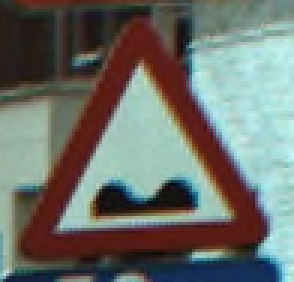
#> input picture data_science/datasets/belgian/Testing/00000/00017_00001.ppm, 98 x 94 px, given in place of the camera (shown 3 times larger)
$ python opencv_red_square.py
#> lines starting #> are read from the running program, lines starting #| are printed output that depends on the picture; after the words box and inside, x2 and y2 are one past the last pixel; in counts of white or black regions, pixels touching at a corner belong together
import cv2
import numpy as np

cap = cv2.VideoCapture(0)

while True:
    ret, frame = cap.read()
#> frame is the input picture: shape (94, 98, 3); mean B, G, R 106.8, 112.2, 107.8
    if not ret:
        break

    # Convertir a HSV
    hsv = cv2.cvtColor(frame, cv2.COLOR_BGR2HSV)
#> hsv: shape (94, 98, 3); mean H, S, V 62.1, 92.5, 128.8

    # Rango de rojo
    lower_red1 = np.array([0, 120, 70])
    upper_red1 = np.array([10, 255, 255])
    lower_red2 = np.array([170, 120, 70])
    upper_red2 = np.array([180, 255, 255])

    mask1 = cv2.inRange(hsv, lower_red1, upper_red1)
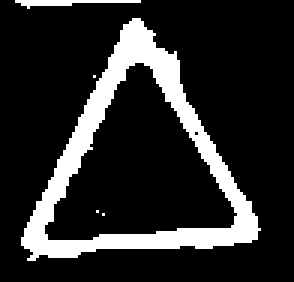
#> mask1: shape (94, 98) (shown 3 times larger); 16.4% white; 5 white regions (3 under 20 px), largest, box (x1, y1, x2, y2) and area: (7, 6, 87, 87) 1451, (5, 0, 47, 3) 60
    mask2 = cv2.inRange(hsv, lower_red2, upper_red2)
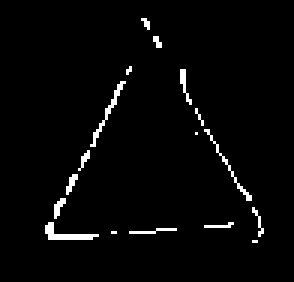
#> mask2: shape (94, 98) (shown 3 times larger); 2.6% white in thin lines or dots, all inside (x1, y1, x2, y2) = (15, 6, 88, 81)
    mask = mask1 + mask2
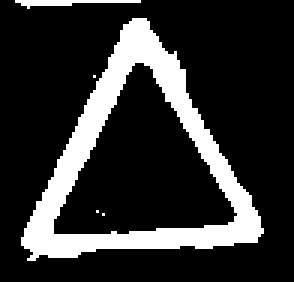
#> mask: shape (94, 98) (shown 3 times larger); 19% white; 5 white regions (3 under 20 px)

    # Encontrar contornos
    contours, _ = cv2.findContours(mask, cv2.RETR_TREE, cv2.CHAIN_APPROX_SIMPLE)
#> contours = 6 contours, 4 with area under 20; largest, box (x1, y1, x2, y2) and area: (7, 6, 88, 87) 3464, (17, 20, 80, 79) 1984

    for cnt in contours:
        area = cv2.contourArea(cnt)
        if area > 500:  # solo regiones grandes
            x, y, w, h = cv2.boundingRect(cnt)
            cv2.rectangle(frame, (x, y), (x+w, y+h), (0, 255, 0), 2)  # rectángulo verde
#> this loop made 6 passes
#> (area, x, y, w, h) on passes 2 to 3: (3464.5, 7, 6, 81, 81), (1984.5, 17, 20, 63, 59)
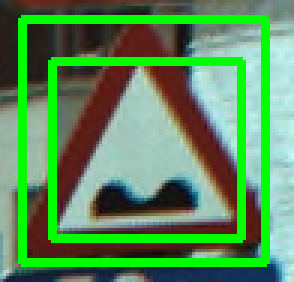
#> frame: shape (94, 98, 3) (shown 3 times larger); 18.41% of pixels changed, all inside (x1, y1, x2, y2) = (6, 5, 90, 89)

    cv2.imshow("Camara", frame)
    cv2.imshow("Rojo detectado", mask)

    if cv2.waitKey(1) & 0xFF == ord('q'):
#> (key q is pressed here)
        break

cap.release()
cv2.destroyAllWindows()
